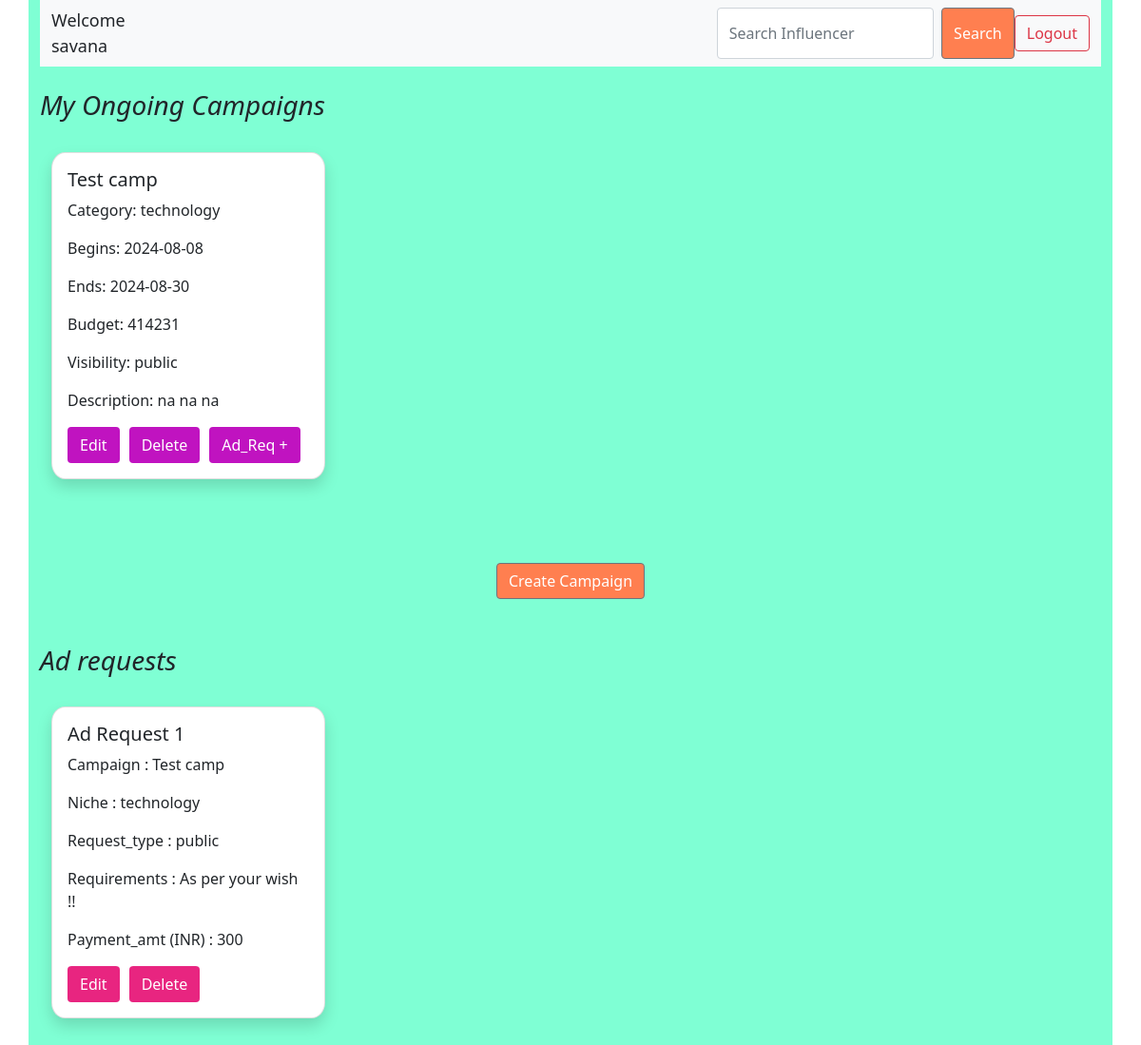
The page /sponsor/1 on the database as committed earlier.
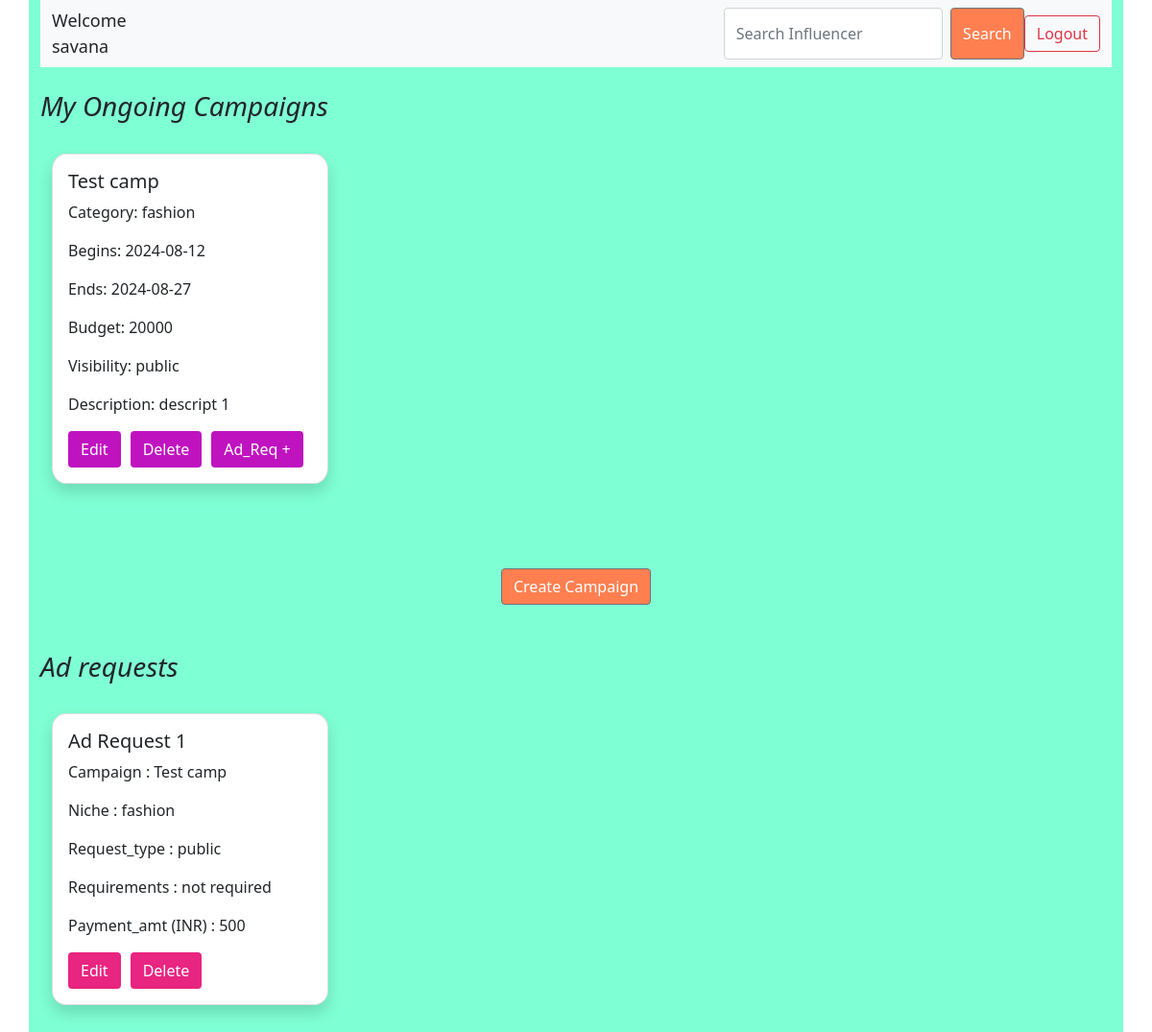
The same page on the database as committed later.
### application/models.py (models this page shows)
class Sponsor(db.Model):
    __tablename__ = 'sponsor'
    id = db.Column(db.Integer, primary_key = True)
    user_name = db.Column(db.String, nullable = False, unique = True)
    password = db.Column(db.String, nullable = False)
    full_name = db.Column(db.String, nullable = False)
    industry = db.Column(db.String, nullable = False)
    role = db.Column(db.String, nullable = False)
    is_flagged = db.Column(db.Boolean, default = False)

class Campaign(db.Model):
    __tablename__ = 'campaign'
    camp_id = db.Column(db.Integer, primary_key = True)
    camp_name = db.Column(db.String, nullable = False)
    sponsor_id = db.Column(db.Integer, db.ForeignKey('sponsor.id'))
    category = db.Column(db.String, nullable = False)
    search_category =db.Column(db.String, nullable = False) # for influencer to search relevant campaigns
    s_date = db.Column(db.String, nullable = False)
    e_date = db.Column(db.String, nullable = False)
    budget = db.Column(db.Integer, nullable = False)
    visibility = db.Column(db.String, default = 'public')
    description = db.Column(db.String)
    is_flagged = db.Column(db.Boolean, default = False)
    sponsor = db.relationship('Sponsor', backref='campaign') #pseudo col

class AdRequest(db.Model):
    __tablename__ = 'ad_request'
    request_id = db.Column(db.Integer, primary_key = True)
    campaign_id = db.Column(db.Integer, db.ForeignKey('campaign.camp_id'), nullable=False)
    sponsor_id = db.Column(db.Integer, db.ForeignKey('sponsor.id'), nullable=False)
    niche = db.Column(db.String, nullable = False)
    requirements = db.Column(db.String, nullable = False)
    payment_amt = db.Column(db.String, default = 1000)
    status = db.Column(db.String, default = "pending")
    end_date = db.Column(db.String, nullable = False)
    request_type = db.Column(db.String, nullable = False)
    is_accepted = db.Column(db.Boolean,  default =  False)
    campaign = db.relationship('Campaign', backref='ad_requests')
    sponsor = db.relationship('Sponsor', backref='ad_requests')  # pseudo

### application/controllers.py (the view)
@app.route('/sponsor/<int:sponsor_id>', methods=['GET', 'POST'])
def sponsor_dash(sponsor_id):
    sponsor = Sponsor.query.get(sponsor_id)
    if sponsor:
        campaigns = sponsor.campaign
        ads = AdRequest.query.filter_by(sponsor_id = sponsor_id).all()
        for ad in ads:
            ad.campaign_name = Campaign.query.get(ad.campaign_id).camp_name
    else:
        campaigns = []
        ads = []
    return render_template("sponsor_dash.html", s_name = sponsor, campaigns = campaigns, ads = ads )

### templates/sponsor_dash.html (shortened to what this page needs)
<!DOCTYPE html>
<html lang="en">
<head>
    <link rel="stylesheet" href="../static/dashboard.css">
    <link href="https://cdn.jsdelivr.net/npm/bootstrap@5.0.2/dist/css/bootstrap.min.css" rel="stylesheet"
>
</head>
<body>
    <div class="container" style="background-color:aquamarine;">
                <nav class="navbar navbar-expand-lg navbar-light bg-light">
                    <div class="container-fluid">
                        <div class="collapse navbar-collapse" id="navbarSupportedContent">
                            <ul class="navbar-nav me-auto mb-2 mb-lg-0">
                                <span style="margin-right: 10px; font-size: large;">Welcome {{s_name.user_name}} </span>
                                <form class="d-flex" style="margin-left: 560px;" action='/inf_search'>
                                    <input class="form-control me-2" type="search" placeholder="Search Influencer"
                                        aria-label="Search" name="srch_word">
                                    <button class="btn btn-secondary" type="submit"
                                        style="background-color: coral;">Search</button>
                                </form>
                            </ul>
                            <form class="d-flex">
                                <button class="btn btn-outline-danger" type="button"
                                    onclick="location.href= '/userlogin'">Logout</button>
                            </form>
                        </div>
                    </div>
                </nav><br>
                <h3><i>My Ongoing Campaigns</i></h3>
                <br>
                <div class="container">
                    <div class="row">
                        {% if campaigns %}
                        {% for campaign in campaigns %}
                        <div class="col" style="margin-bottom: 40px;">
                            <div class="card shadow" style="width: 18rem; border-radius: 5%;">
                                <div class="card-body">
                                    <h5 class="card-title">{{campaign.camp_name }}</h5>
                                    <p class="card-text">Category: {{ campaign.category }}</p>
                                    <p class="card-text">Begins: {{campaign.s_date}}</p>
                                    <p class="card-text">Ends: {{campaign.e_date}}</p>
                                    <p class="card-text">Budget: {{campaign.budget}}</p>
                                    <p class="card-text">Visibility: {{campaign.visibility}}</p>
                                    <p class="card-text">Description: {{campaign.description}}</p>
                                    <div id="button-container">
                                        <button type="button" class="btn btn"
                                            style="background-color: rgb(192, 19, 192); margin-right: 10px; color:white"
                                            onclick="location.href='/sponsor/edit/{{ s_name.id }}/campaign/{{ campaign.camp_id }}'">Edit</button>
                                        <form action="/sponsor/{{ s_name.id }}/campaign/{{campaign.camp_id}}"
                                            method="POST"
                                            onsubmit="return confirm('Are you sure you want to delete this campaign?');">
                                            <button type="submit" class="btn btn"
                                                style="background-color: rgb(192, 19, 192); margin-right: 10px; color: white;">Delete</button>
                                        </form>
                                        <button type="button" class="btn btn"
                                            style="background-color: rgb(192, 19, 192); color: white;"
                                            onclick="location.href='/sponsorad/{{ s_name.id }}/campaign/{{campaign.camp_id}}'">Ad_Req
                                            + </button>
                                    </div>
                                </div>
                            </div>
                        </div>
                        {% endfor %}
                        {% else %}
                        <p>No campaigns available.</p>
                        {% endif %}
                    </div>
                </div><br><br>
                <div style="text-align: center;">
                    <button type="submit" class="btn btn-secondary" style="background-color: coral;"
                        onclick="location.href='/new_campaign/{{ s_name.id }}'">Create Campaign</button>
                </div><br><br>
                <h3><i>Ad requests</i></h3>
                <br>
                <div class="container">
                    <div class="row">
                        {% if ads %}
                        {% for ad in ads %}
                        <div class="col" style="margin-bottom: 40px;">
                            <div class="card shadow" style="width: 18rem; border-radius: 5%;">
                                <div class="card-body">
                                    <h5 class="card-title">Ad Request {{ad.request_id }}</h5>
                                    <p class="card-text">Campaign : {{ ad.campaign_name }}</p>
                                    <p class="card-text">Niche : {{ad.niche}}</p>
                                    <p class="card-text">Request_type : {{ad.request_type}}</p>
                                    <p class="card-text">Requirements : {{ad.requirements}}</p>
                                    <p class="card-text">Payment_amt (INR) : {{ad.payment_amt}}</p>
                                    <div id="button-container">
                                        <button type="button" class="btn btn"
                                            style="background-color: rgb(232, 37, 128); margin-right: 10px; color:white"
                                            onclick="location.href= '/sponsor/{{s_name.id}}/edit/ad_request/{{ad.request_id}}'">Edit</button>
                                        <form action='/sponsor/{{s_name.id}}/delete/ad_request/{{ad.request_id}}'
                                            method="POST"
                                            onsubmit="return confirm('Are you sure you want to delete this campaign?');">
                                            <button type="submit" class="btn btn"
                                                style="background-color: rgb(232, 37, 128); margin-right: 10px; color: white;">Delete</button>
                                        </form>
                                    </div>
                                </div>
                            </div>
                        </div>
                        {% endfor %}
                        {% else %}
                        <p>No ad requests currently.</p>
                        {% endif %}
                    </div>
                </div><br><br>
    </div>
</body>
</html>

### static/dashboard.css (style rules this page uses)
html, body { height: 100%; margin: 0; }
.container { display: flex; flex-direction: column; }
* { margin: 0px; }
#button-container { display: flex; justify-content: flex-start; }

Rows that differ between the two databases and show on the page:
changed Campaign "Test camp": category "technology" → "fashion"; s_date "2024-08-08" → "2024-08-12"; e_date "2024-08-30" → "2024-08-27"; budget "414231" → "20000"; description "na na na" → "descript 1"
changed AdRequest "public": niche "technology" → "fashion"; requirements "As per your wish !!" → "not required"; payment_amt "300" → "500"
